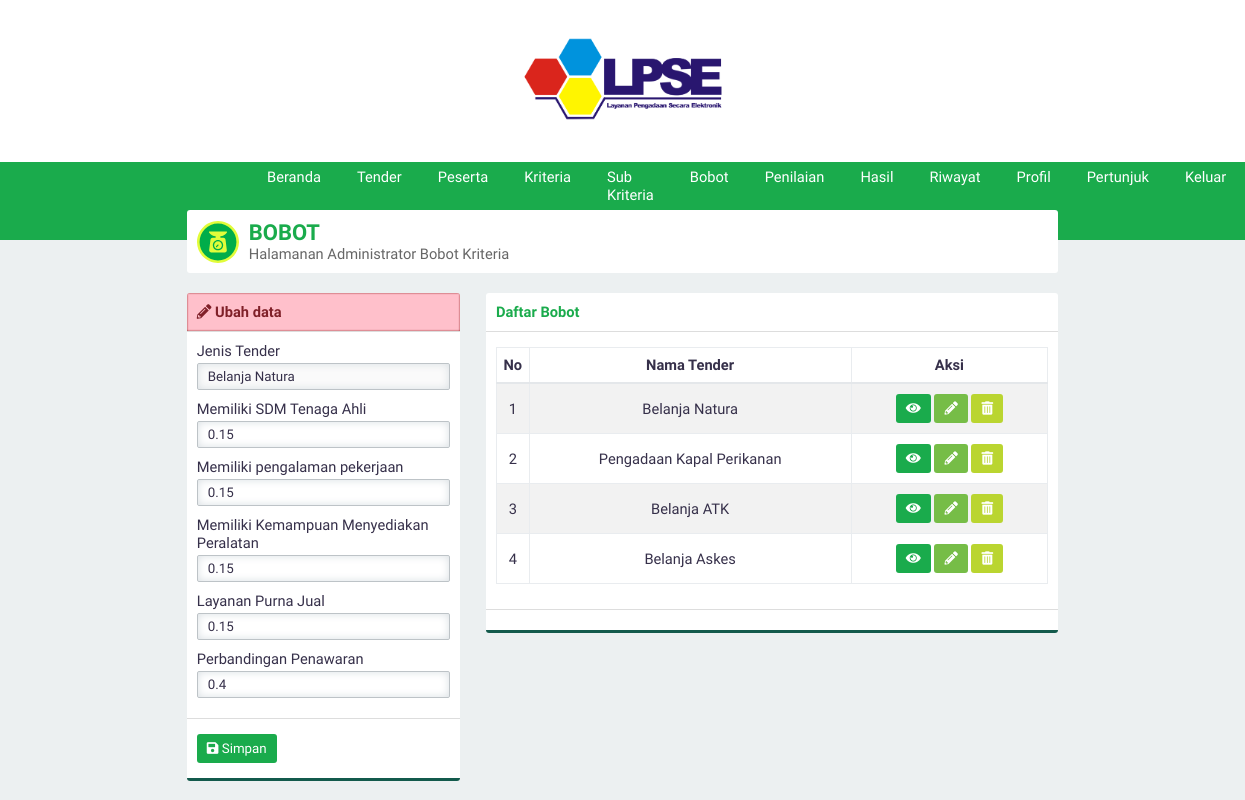
/?page=bobot&aksi=ubah&id=3 (signed in), run on the app's committed database.
### tables this page shows
CREATE TABLE `jenis_tender` (
  `id_jenistender` int(3) NOT NULL,
  `namaTender` varchar(100) NOT NULL,
  `kode_rup` varchar(30) NOT NULL,
  `satuan_kerja` varchar(50) NOT NULL,
  `jenis_pengadaan` varchar(50) NOT NULL,
  `nilai_hps` varchar(50) NOT NULL,
  `tahun_pembuatan` varchar(20) NOT NULL
);

CREATE TABLE `bobot_kriteria` (
  `id_bobotkriteria` int(3) NOT NULL,
  `id_jenistender` int(3) NOT NULL,
  `id_kriteria` int(3) NOT NULL,
  `bobot` float NOT NULL
);

CREATE TABLE `kriteria` (
  `id_kriteria` int(3) NOT NULL,
  `namaKriteria` varchar(50) NOT NULL,
  `sifat` enum('Benefit','Cost') NOT NULL
);

### page/ubahbobot.php (the view, shortened to what this page needs)
<?php
$id=htmlspecialchars(@$_GET['id']);
$querylihat="SELECT id_jenistender,bobot,id_bobotkriteria,kriteria.namaKriteria AS namaKriteria FROM bobot_kriteria INNER JOIN kriteria USING(id_kriteria) WHERE id_jenistender='$id'";
?>
<div class="panel-top panel-top-edit">
    <b><i class="fa fa-pencil-alt"></i> Ubah data</b>
</div>
<form id="form" action="./proses/prosesubah.php" method="POST">
    <div class="panel-middle">
        <div class="group-input">
            <div class="group-input">
                <?php
                $query="SELECT namaTender FROM jenis_tender WHERE id_jenistender='$id'";
                $execute=$konek->query($query);
                $data=$execute->fetch_array(MYSQLI_ASSOC);
                ?>
                <div class="group-input">
                    <label for="jenistender">Jenis Tender</label>
                    <input class="form-custom" value="<?php echo $data['namaTender'];?>" disabled type="text" autocomplete="off" required name="tender" id="tender">
                </div>
            </div>
        </div>
        <?php
        $execute2=$konek->query($querylihat);
        while($data=$execute2->fetch_array(MYSQLI_ASSOC)){
            echo "<div class=\"group-input\">
                     <label for=\"$data[namaKriteria]\">$data[namaKriteria]</label>
                     <input type='hidden' value=\"$data[id_bobotkriteria]\" name=\"id[]\">
                     <input class=\"form-custom\" value=\"$data[bobot]\" type=\"text\" autocomplete=\"off\" required name=\"bobot[]\" id=\"$data[namaKriteria]\" placeholder=\"Nilai $data[namaKriteria]\">
                   </div>
                ";
        }
        ?>
    </div>
    <div class="panel-bottom">
        <button type="submit" id="buttonsimpan" class="btn btn-green"><i class="fa fa-save"></i> Simpan</button>
    </div>
</form>

### asset/css/style.css (style rules this page uses)
* { padding: 0; margin: 0; font-family: 'Work Sans', sans-serif; color: #36304A; font-weight: 500; letter-spacing: normal; }
b, h1, h2, h3, h4, h5 { padding: 0; font-weight: 600 !important; margin: 0.83em 0em; }
input, select { border: none; width: 100%; }
.form-custom { padding: 5px 10px; border: solid 1px #BDC3C7; -webkit-border-radius: 2px; -moz-border-radius: 2px; border-radius: 2px; box-sizing: border-box; box-shadow: inset 0 0 8px #d9dfe3; margin: 3px 0 10px 0; }
.btn { border: none; -webkit-padding: 7px 10px; -o-padding: 7px 10px; -moz-padding: 7px 10px; padding: 7px 10px; border-radius: 3px; margin: 5px 0px; display: inline-block; cursor: pointer; font-size: 10pt !important; }
.btn i { color: white !important; }
.btn-green { background-color: #1aab4c; color: white !important; }
.panel-top-edit { background-color: #ffc0cb; box-shadow: inset 0px 0px 2px #800000; color: #802029; }
.panel-top-edit b, .panel-top-edit i { color: #802029; }
.panel-top { padding: 10px; box-sizing: padding-box; border-bottom: solid 1px #dddddd; }
.panel-middle { padding: 10px; box-sizing: padding-box; }
.panel-bottom { padding: 10px; border-bottom: solid 3px #135a4c; border-top: solid 1px #dddddd; }
body { background-color: #ECF0F1; display: flex; width: 100vw; height: 100vh; align-items: center; flex-direction: column; overflow-x: hidden; font-size: 11pt; }

### data on the page
jenis_tender: tender "Belanja Natura"
bobot_kriteria: id_kriteria.namaKriteria "Memiliki SDM Tenaga Ahli", bobot "0.15"
bobot_kriteria: id_kriteria.namaKriteria "Memiliki pengalaman pekerjaan", bobot "0.15"
bobot_kriteria: id_kriteria.namaKriteria "Memiliki Kemampuan Menyediakan Peralatan", bobot "0.15"
bobot_kriteria: id_kriteria.namaKriteria "Layanan Purna Jual", bobot "0.15"
bobot_kriteria: id_kriteria.namaKriteria "Perbandingan Penawaran", bobot "0.4"

### other printed values
$data[namaTender] "Belanja Natura"
$data[namaTender] "Pengadaan Kapal Perikanan"
$data[namaTender] "Belanja ATK"
$data[namaTender] "Belanja Askes"
